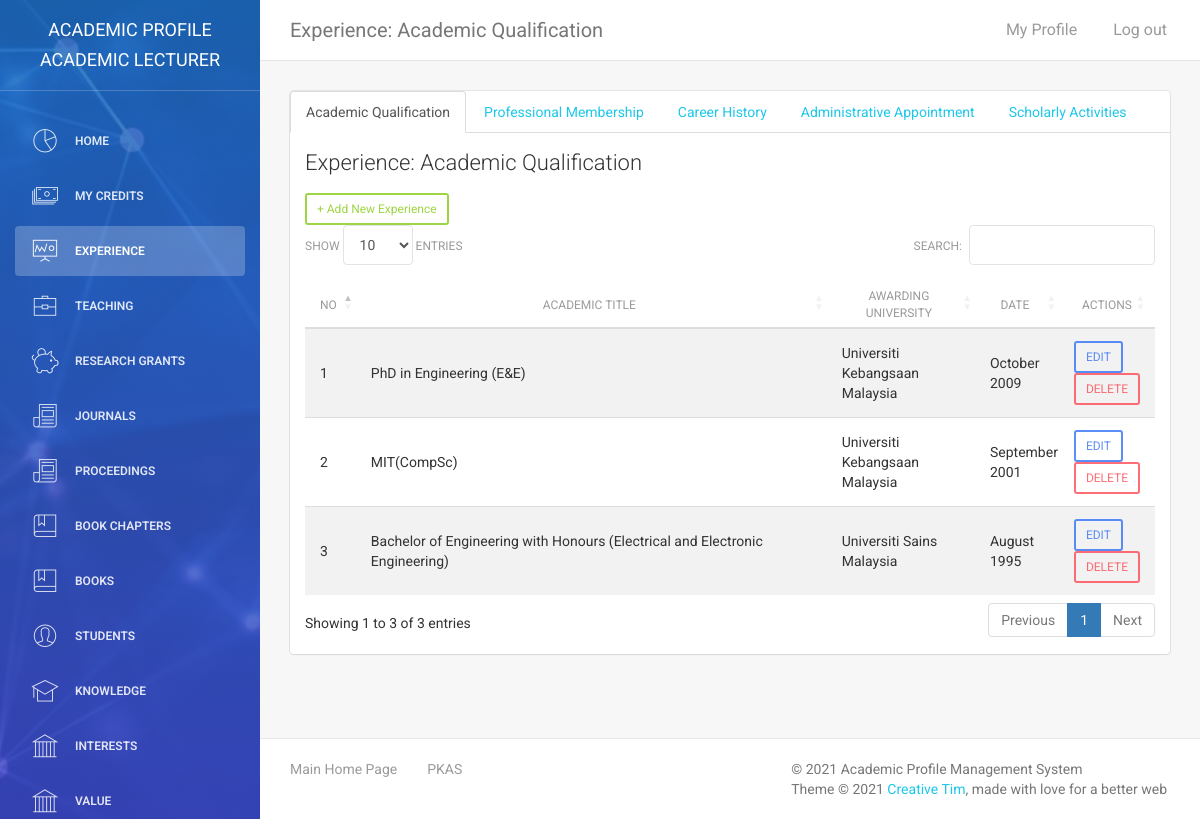
/kalai_panel/experience_aq.php (signed in), run on the app's committed database.
### tables this page shows
CREATE TABLE `tbl_academic_qualification` (
  `id` int(11) NOT NULL,
  `academic_title` varchar(255) DEFAULT NULL,
  `academic_award_uni` varchar(255) DEFAULT NULL,
  `academic_date` varchar(255) DEFAULT NULL,
  `super_owner` varchar(255) DEFAULT NULL
);

### kalai_panel/assets/php/chk-session.php (called while the page is built, shortened)
<?php
include("connectdb.php");
$user_check = $_SESSION['user_login'];
$user_role = $_SESSION['user_role'];
if($user_role == "Admin" || $user_role == "Super Admin" || $user_role == "Academic Lecturer" || $user_role == "Consultant" || $user_role == "Teacher"){
    $ses_sql = mysqli_query($conn,"select admin_id, admin_name, role, university, plan, credits from tbl_admin where admin_id = '$user_check'");
    $row = mysqli_fetch_array($ses_sql,MYSQLI_ASSOC);
    $login_super_owner = $row['admin_id'];
    $user_role= $row['role'];
}else if($user_role == "Student"){
    $ses_sql = mysqli_query($conn,"select std_reg_num, std_name, super_owner from tbl_students where std_reg_num = '$user_check' ");
   $row = mysqli_fetch_array($ses_sql,MYSQLI_ASSOC);
   $login_session = $row['std_reg_num'];
   $your_name = $row['std_name'];
   $login_super_owner = $row['super_owner'];
   $user_role = "Student";
   $navbar = "student-navbar.php";
   if(!isset($_SESSION['user_login'])){
      header("location:login.php");
   }
}else{
    header("location:login.php");
}
?>

### kalai_panel/experience_aq.php (the view, shortened to what this page needs)
<?php
require_once("assets/php/chk-session.php");
require_once("assets/php/connectdb.php");
?>
<!doctype html>
<html lang="en">
<head>
    <link href="assets/css/bootstrap.min.css" rel="stylesheet" />
    <link href="assets/css/animate.min.css" rel="stylesheet"/>
    <link href="assets/css/light-bootstrap-dashboard.css?v=1.4.0" rel="stylesheet"/>
	<link rel="stylesheet" type="text/css" href="https://cdn.datatables.net/1.10.19/css/dataTables.bootstrap4.min.css">
    <link href="https://maxcdn.bootstrapcdn.com/font-awesome/4.2.0/css/font-awesome.min.css" rel="stylesheet">
    <link href="assets/css/pe-icon-7-stroke.css" rel="stylesheet" />
</head>
<body>
<div class="wrapper">
    <div class="sidebar" data-color="blue" data-image="assets/img/sidebar-3.jpg">
    	<div class="sidebar-wrapper">
            <div class="logo">
                <a href="index.php" class="simple-text">
                    Academic Profile <?php echo $user_role;?>
                </a>
            </div>
            <?php $navactive = 2; include("assets/php/Admin-navbar.php");?>
    	</div>
    </div>
    <div class="main-panel">
        <nav class="navbar navbar-default navbar-fixed">
            <div class="container-fluid">
                <div class="navbar-header">
                    <a class="navbar-brand" href="experience_aq.php">Experience: Academic Qualification</a>
                </div>
                <div class="collapse navbar-collapse">
                    <ul class="nav navbar-nav navbar-left">
                        <li>
                            <a href="#" class="dropdown-toggle" data-toggle="dropdown">
                            </a>
                        </li>
                    </ul>
                    <ul class="nav navbar-nav navbar-right">
                        <li>
                           <a href="my-profile.php">
                               <p>My Profile</p>
                            </a>
                        </li>
                        <li>
                            <a href="logout.php">
                                <p>Log out</p>
                            </a>
                        </li>
                    </ul>
                </div>
            </div>
        </nav>
        <div class="content">
            <div class="container-fluid">
                <div class="row">
                    <div class="col-md-12">
                        <div class="card">
                            <ul class="nav nav-tabs">
                                <li class="active"><a href="experience_aq.php">Academic Qualification</a></li>
                                <li><a href="experience_pm.php">Professional Membership</a></li>
                                <li><a href="experience_ch.php">Career History</a></li>
                                <li><a href="experience_aa.php">Administrative Appointment</a></li>
                                <li><a href="experience_sa.php">Scholarly Activities</a></li>
                            </ul>
                            <div class="header">
                                <h4 class="title">Experience: Academic Qualification</h4>
                            </div>
                            <div class="content table-responsive">
                                <table id="tlist" class="table table-hover table-striped">
                                    <thead>
                                        <th width="5%" style="text-align:center">No</th>
                                    	<th width="75%" style="text-align:center">Academic Title</th>
                                    	<th width="20%" style="text-align:center">Awarding University</th>
                                    	<th width="10%" style="text-align:center">Date</th>
                                        <th width="10%" style="text-align:center">Actions</th>
                                    </thead>
                                    <tbody>
                                    <button type= "button" data-toggle="modal" data-target="#AddData" class="add-data btn btn-success btn-sm">+ Add New Experience</button>
                                        <?php
                                        $sql = mysqli_query($conn, "SELECT * from tbl_academic_qualification WHERE super_owner='$login_super_owner'");
                                        $rows = mysqli_num_rows($sql);
                                        if($rows){
                                            $count = 1;
                                            while($row=mysqli_fetch_array($sql)){
                                        ?>
                                        <tr>
                                            <td><?php echo $count++;?></td>
                                        	<td><?php echo $row['academic_title'];?></td>
                                        	<td><?php echo $row['academic_award_uni'];?></td>
                                            <td><?php echo $row['academic_date'];?></td>
                                            <td><button type="button" data-toggle="modal" data-id="<?php echo $row['id'];?>" data-title="<?php echo $row['academic_title'];?>"
                                            data-award="<?php echo $row['academic_award_uni'];?>" data-date="<?php echo $row['academic_date'];?>" data-target="#EditData" class="edit-data btn btn-primary btn-sm">EDIT</button>
                                            <button type="button" data-toggle="modal" data-id="<?php echo $row['id'];?>" data-target="#ConfirmDelete" class="delete-data btn btn-danger btn-sm">DELETE</button></td>
                                        </tr>
                                        <?php } } ?>
                                    </tbody>
                                </table>
                            </div>
                        </div>
                    </div>
                </div>
            </div>
        </div>
        <footer class="footer">
            <div class="container-fluid">
                <nav class="pull-left">
                    <ul>
                        <li>
                            <a href="../index.php">
                                Main Home Page
                            </a>
                        </li>
                        <li>
                            <a href="http://www.ukm.my/pkas/">
                                PKAS
                            </a>
                        </li>
                    </ul>
                </nav>
                <p class="copyright pull-right">
                    &copy; <script>document.write(new Date().getFullYear())</script> Academic Profile Management System<br>
                    Theme &copy; <script>document.write(new Date().getFullYear())</script> <a href="http://www.creative-tim.com">Creative Tim</a>, made with love for a better web
                </p>
            </div>
        </footer>
    </div>
</div>
</body>
</html>

### data on the page
tbl_academic_qualification: academic_title "PhD in Engineering (E&E)", academic_award_uni "Universiti Kebangsaan Malaysia", academic_date "October 2009"
tbl_academic_qualification: academic_title "MIT(CompSc)", academic_award_uni "Universiti Kebangsaan Malaysia", academic_date "September 2001"
tbl_academic_qualification: academic_title "Bachelor of Engineering with Honours (Electrical and Electronic Engineering)", academic_award_uni "Universiti Sains Malaysia", academic_date "August 1995"

### other printed values
$user_role "ACADEMIC LECTURER"
